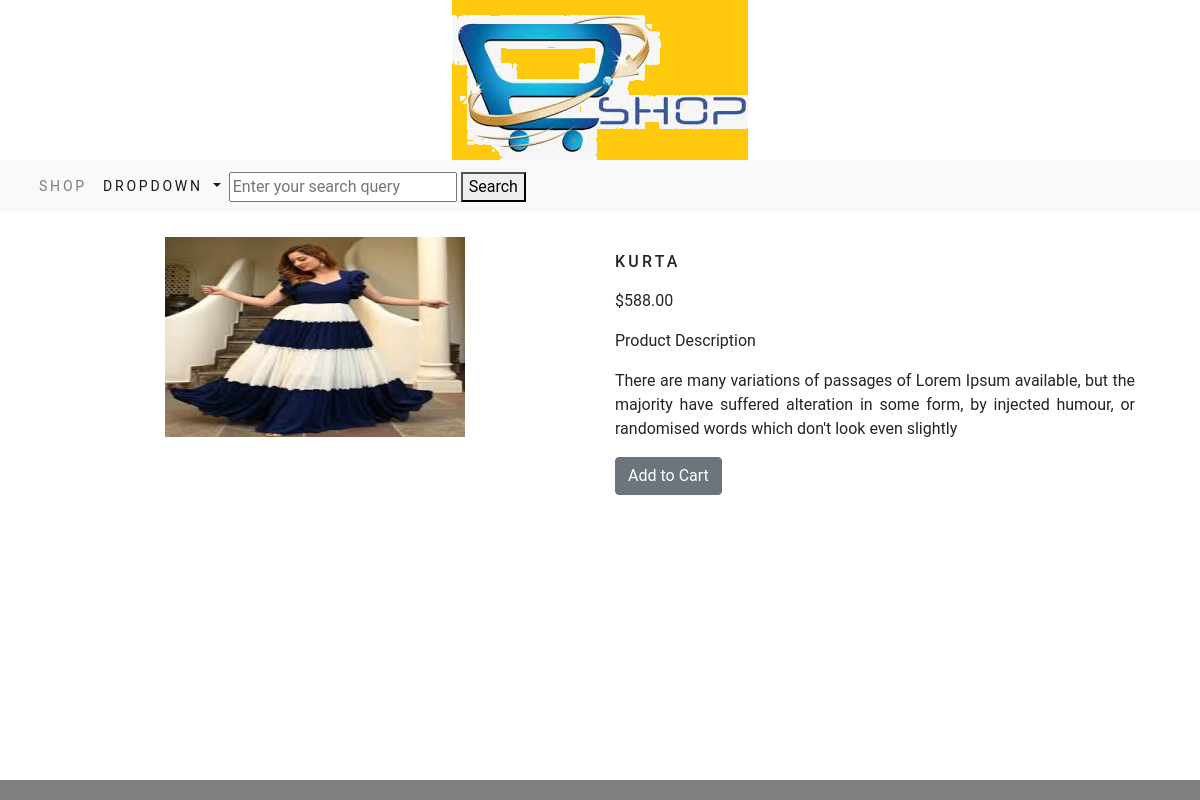
The page /shopapp/womens-wear/kurta on the database its author committed.
### shopapp/models.py (models this page shows, shortened)
class Product(models.Model):
    name = models.CharField(max_length=250, unique=True)
    slug = models.SlugField(max_length=250, unique=True)
    description = models.TextField(blank=True)
    price = models.DecimalField(max_digits=10, decimal_places=2)
    category = models.ForeignKey(Category, on_delete=models.CASCADE)
    image = models.ImageField(upload_to='product', blank=True)
    stock = models.IntegerField()
    available = models.BooleanField(default=True)
    created = models.DateTimeField(auto_now_add=True)
    updated = models.DateTimeField(auto_now=True)
    class Meta:
        ordering = ('name',)
        verbose_name = 'product'
        verbose_name_plural = 'products'

### shopapp/views.py (the view)
# urls.py: path('<slug:c_slug>/<slug:product_slug>', views.proDetail, name='prodCatdetailse'),
def proDetail(request, c_slug, product_slug):
    try:
        product = Product.objects.get(category__slug=c_slug, slug=product_slug, available=True)
    except Product.DoesNotExist:
        raise Http404("Product not found")
    return render(request, "product.html", {'product': product})

### cart/context_processors.py (called while the page is built)
def counter(request):
    item_count=0
    if 'admin' in request.path:
        return {}
    else:
        try:
            cart=Cart.objects.filter(cart_id=_cart_id(request))
            cart_items=CartItem.objects.all().filter(cart=cart[:1])
            for cart_item in cart_items:
                item_count += cart_item.quantity
        except Cart.DoesNotExist:
            item_count=0
    return dict(item_count=item_count)

### cart/views.py (called while the page is built)
def _cart_id(request):
    cart = request.session.session_key
    if not cart:
        cart = request.session.create()
    return cart

### shopapp/context_processors.py (called while the page is built)
def menu_links(requset):
    links=Category.objects.all()
    return dict(links=links)

### shopapp/models.py (called while the page is built)
    def get_url(self):
        return reverse('shopapp:product_by_category', args=[self.slug])

### template/product.html (shortened to what this page needs)
{% extends 'base.html' %}
{% load static %}
{% block content %}
<div class="container">
  <br>
  <div class="row">
    <div class="col-12 col-sm-12 col-md-12 col-lg-6 text-center">
      <div style="min-width: 18rem;">
        <img src="{{ product.image.url }}" alt="{{ product.name }}" style="width: 300px; height: 200px;">
      </div>
    </div>
    <div class="col-12 col-sm-12 col-md-12 col-lg-6">
      <div>
        <h1 class="my_prod_title">{{ product.name }}</h1>
        <p>${{ product.price }}</p>
        <p class="my_title">Product Description</p>
        <p class="text-justify my_prod_text">{{ product.description }}</p>
        {% if product.stock <= 0 %}
        <p class="text-justify my_prod_text"><b>Out of stock</b></p>
        {% else %}
          <a class="btn btn-secondary" href="{% url 'cart:add_cart' product.id %}">Add to Cart</a>
        {% endif %}
      </div>
    </div>
  </div>
</div>
{% endblock %}

### static/css/custom.css (style rules this page uses)
body { font-family: 'Roboto', sans-serif; }
.my_prod_title { font-size:16px; text-transform:uppercase; letter-spacing:.2em; padding-top:15px; padding-bottom:10px; }
.my_prod_text { padding-right:20px; }

### rows shown on the page
Product: image (picture), name "KURTA", price "588.00", description "There are many variations of passages of Lorem Ipsum available, but the majority have suffered alteration in some form, by injected humour, or randomised words which don't look even slightly"
